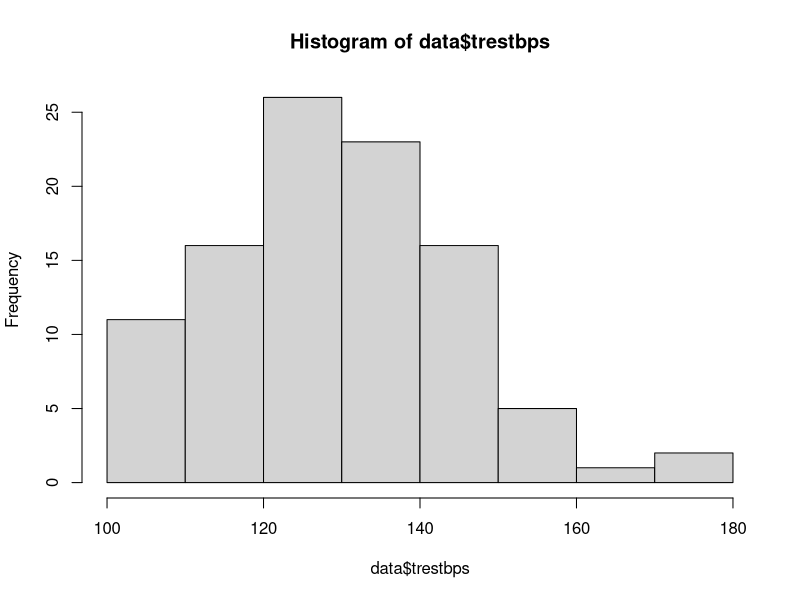
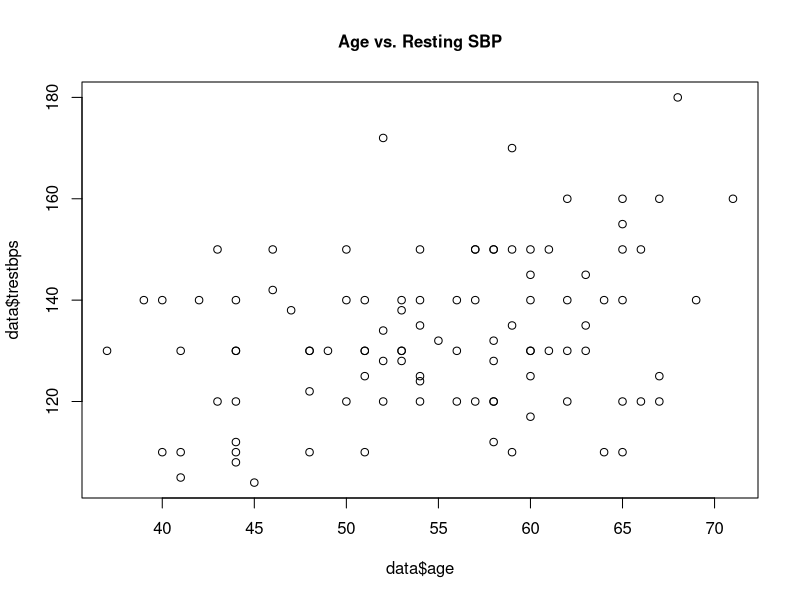
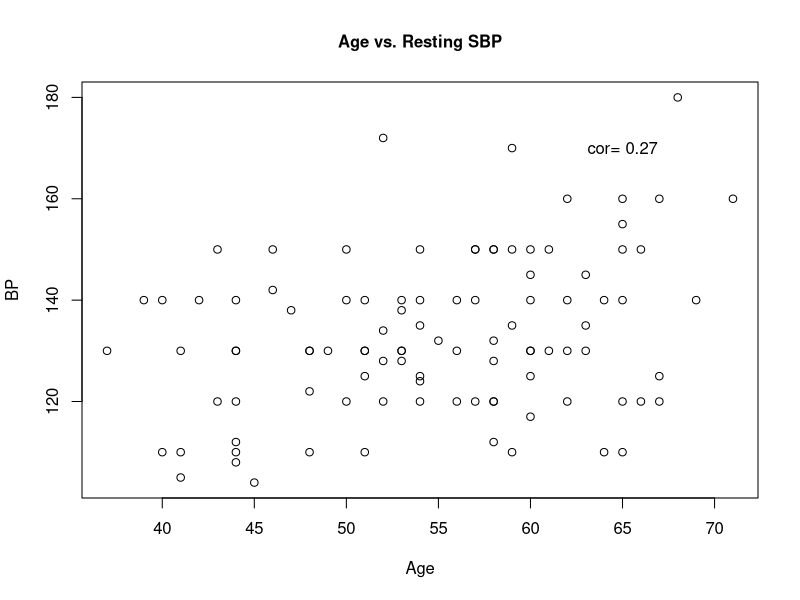
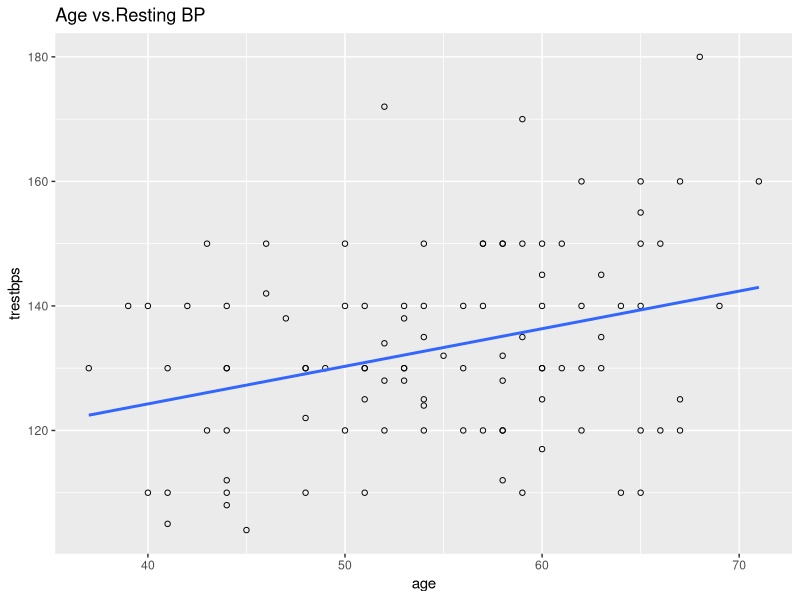
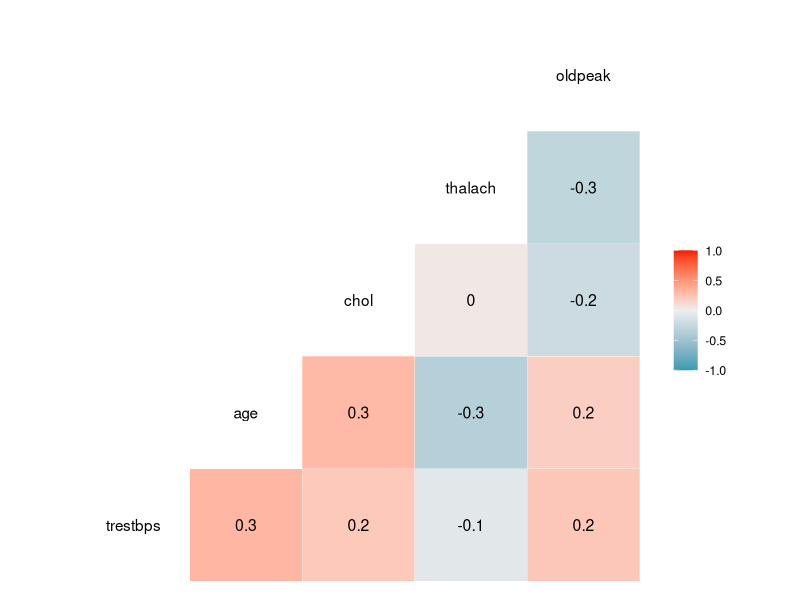
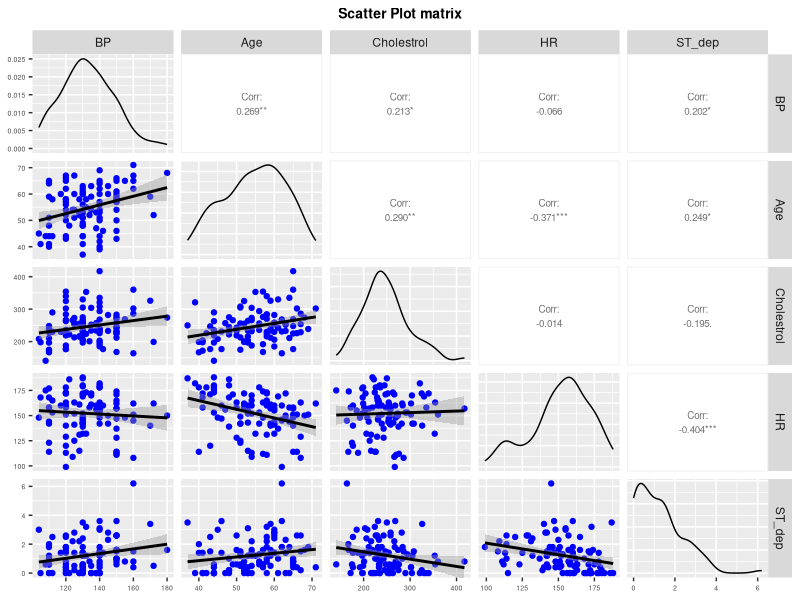

Source code (R) for these figures, in order:
## ---- chunk 1
knitr::opts_chunk$set(echo = TRUE, warning = FALSE)
## ---- chunk 2
# Run but not echoed as we can't load data between different Rmd files when knitting (this may change when converting to the swc style?)
data <- read.csv("data.csv",sep=",", header=TRUE, stringsAsFactors = TRUE)
data$ID <-as.factor(data$ID)
data$sex <- factor(data$sex,levels=c(0,1), labels = c( "Female","Male"))
data$fbs <- factor(data$fbs,levels=c(0,1), labels = c("<120", ">120"))
data$restecg <- factor(data$restecg,levels=c(0,1,2), labels = c("Normal", "ST Abnormality", "LVH"))
data$exang <- factor(data$exang,levels=c(0,1), labels = c("No", "Yes"))
data$slope <- factor(data$slope,levels=c(1,2,3), labels = c("Up-sloping", "Flat", "Down-sloping"))
data$cp <- factor(data$cp,levels=c(1,2,3,4), labels = c( "Typical angina","A-typical angina", "Non-Anginal pain", "Asymptomatic"))
data$class <- as.factor(data$class)
levels(data$class)[which(levels(data$class)=="0")] <- "No Disease"
levels(data$class)[which(levels(data$class)%in%c("1","2","3","4"))] <- "Disease"
## ---- chunk 3
hist(data$trestbps)
## ---- chunk 4
shapiro.test(data$trestbps)
## ---- chunk 5
correlation <- round(cor(data$trestbps,data$age,method="spearman"),2)
## ---- chunk 6
cor.test(data$trestbps,data$age,method="spearman")
## ---- chunk 7
plot(data$trestbps ~ data$age, main="Age vs. Resting SBP", cex.main=1)
## ---- chunk 8
plot(data$trestbps~data$age,
     main="Age vs. Resting SBP",
     cex.main=1,
     cex.lab=1,
     xlab="Age",
     ylab="BP",
     cex=1,
     pch=1)

text(x=65,
     y=170,
     label=paste("cor=",correlation))
## ---- chunk 9
library(ggplot2)
ggplot(data, aes(x=age, y=trestbps)) +
  geom_point(shape=1) +
  geom_smooth(method=lm,se=F)+
  ggtitle("Age vs.Resting BP")
## ---- chunk 10
mydata <- data[-c(12)]

cont <- as.vector(which(sapply(mydata,is.numeric)))
## ---- chunk 11
round(cor(mydata$trestbps, mydata[,cont], method="spearman",use="pairwise.complete.obs"),2)
## ---- chunk 12
myvars <- c("trestbps", "age", "chol",  "thalach", "oldpeak")
newdata <- data[myvars]

library(GGally)
ggcorr(newdata, palette = "RdBu", label = TRUE)
## ---- chunk 13
ggpairs(newdata, columns=1:5, columnLabels = c("BP","Age","Cholestrol","HR","ST_dep"), 
        lower = list(continuous = wrap( "smooth",colour="blue")),upper = list(continuous = wrap("cor", method = "spearman", size = 2.5))) + 
  ggtitle("Scatter Plot matrix") +
  theme(axis.text=element_text(size=5),
        axis.title = element_text(size=5),
        plot.title = element_text(size=10,face="bold",hjust = 0.5))
